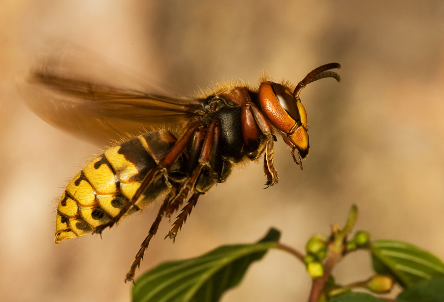
#> input picture BC/multimedia/cv9/Cv09_obr.bmp, 444 x 302 px
$ python cv.py
#> lines starting #> are read from the running program, lines starting #| are printed output that depends on the picture
import cv2
import numpy as np
import matplotlib.pyplot as plt


def pca(image):
    depth = image.shape[2]
    vectors = []

    # Převod kanálů na řádkové vektory
    for channel in range(depth):
        vectors.append(image[:, :, channel].flatten())

    # Výpočet středního vektoru
    effective_vector = np.add.reduce(vectors) / depth

    # Odchylky vektorů od středního vektoru
    std_deviation = np.array([np.subtract(x, effective_vector) for x in vectors])

    # Kovarianční matice
    covariance = np.cov(std_deviation)

    # Výpočet vlastních čísel a vlastních vektorů
    eigenvalues, eigenvectors = np.linalg.eig(covariance)

    # Seřazení vlastních čísel
    sorted_indexes = np.argsort(eigenvalues)

    evectors = eigenvectors[:, sorted_indexes]
    eigenspace = np.matmul(evectors, std_deviation)

    return np.array([np.add(v, effective_vector) for v in eigenspace])


def main():
    image = cv2.imread('./Cv09_obr.bmp')
#> image is the input picture: shape (302, 444, 3); mean B, G, R 70.5, 125, 164.3
    image = cv2.cvtColor(image, cv2.COLOR_BGR2RGB)
    width = image.shape[0]
#> width = 302
    height = image.shape[1]
#> height = 444

    result = pca(image)
#> after the loop in pca, `for channel in range(depth):`: vectors = 3 items
#> in pca, `covariance = np.cov(std_deviation)`: covariance = [[177.2, 3.06, -180.3], [3.06, 64.05, -67.11], [-180.3, -67.11, 247.4]]
#> in pca, `eigenvalues, eigenvectors = np.linalg.eig(covariance)`: eigenvalues = [404.6, 7.1e-15, 84.1]; eigenvectors = [[-0.615, -0.577, -0.537], [-0.158, -0.577, 0.801], [0.773, -0.577, -0.264]]
#> in pca, `sorted_indexes = np.argsort(eigenvalues)`: sorted_indexes = [1, 2, 0]
#> in pca, `evectors = eigenvectors[:, sorted_indexes]`: evectors = [[-0.577, -0.537, -0.615], [-0.577, 0.801, -0.158], [-0.577, -0.264, 0.773]]

    print(result, result.shape)
#> (printed output is left out)

    plt.figure("Porovnání")
    plt.subplot(2, 2, 1)
    plt.title("Výsledek PCA")
    plt.imshow(np.reshape(result[0], (width, height)), cmap = 'gray')

    plt.subplot(2, 2, 2)
    plt.title("Výsledek RGB2GRAY")
    plt.imshow(cv2.cvtColor(image.copy(), cv2.COLOR_RGB2GRAY), cmap = 'gray')

    plt.subplot(2, 2, 3)
    plt.title("Histogram PCA")
    plt.hist(result[0], bins=256)

    plt.subplot(2, 2, 4)
    plt.title("Histogram RGB2GRAY")
    plt.hist(cv2.cvtColor(image.copy(), cv2.COLOR_RGB2GRAY).ravel(), bins=256)

    plt.show()
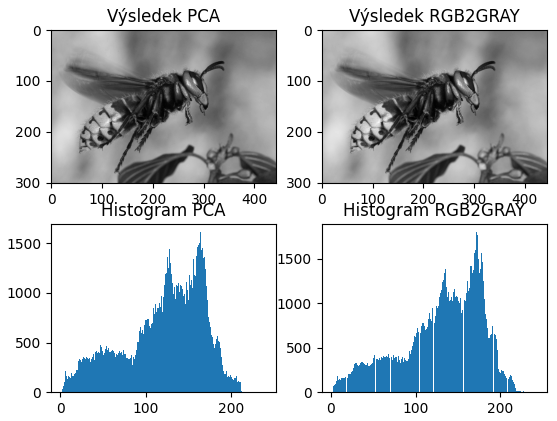
#> figure drawn by matplotlib, 4 panels; panel 3: tallest bar 1611 high, from x = 163.4 to 164.4; panel 4: tallest bar 1799 high, from x = 171.2 to 172.1


if __name__ == "__main__":
    main()
